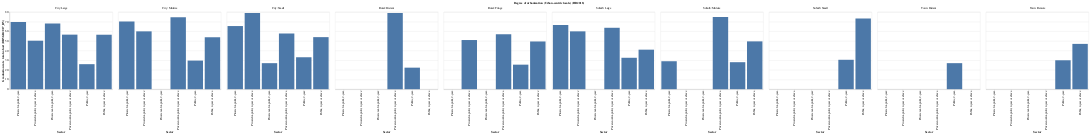

Write notebook code for a chart like this one.
### Code cell
alt.Chart(tidy).mark_bar().encode(
    x = alt.X('Sector of institution (HD2018)', axis = alt.Axis(title = 'Sector')),
    y = alt.Y('Graduation rate  total cohort (DRVGR2017_RV)'),
    facet = alt.Facet('Degree of urbanization (Urban-centric locale) (HD2018)')
)

### Figure 1 — Vega-Lite specification as saved in the notebook (floating-point values rounded to 4 significant figures)
{"$schema": "https://vega.github.io/schema/vega-lite/v3.4.0.json", "config": {"mark": {"tooltip": null}, "view": {"height": 300, "width": 400}}, "data": {"name": "data-df5ca937c9d7259b21761532c4ae714f"}, "datasets": {"data-df5ca937c9d7259b21761532c4ae714f": [{"Degree of urbanization (Urban-centric locale) (HD2018)": "City: Large", "Graduation rate  total cohort (DRVGR2017_RV)": 69.6, "Sector of institution (HD2018)": "Private for-profit, 2-year"}, {"Degree of urbanization (Urban-centric locale) (HD2018)": "City: Large", "Graduation rate  total cohort (DRVGR2017_RV)": 50.3, "Sector of institution (HD2018)": "Private for-profit, 4-year or above"}, {"Degree of urbanization (Urban-centric locale) (HD2018)": "City: Large", "Graduation rate  total cohort (DRVGR2017_RV)": 68.25, "Sector of institution (HD2018)": "Private not-for-profit, 2-year"}, {"Degree of urbanization (Urban-centric locale) (HD2018)": "City: Large", "Graduation rate  total cohort (DRVGR2017_RV)": 56.59, "Sector of institution (HD2018)": "Private not-for-profit, 4-year or above"}, {"Degree of urbanization (Urban-centric locale) (HD2018)": "City: Large", "Graduation rate  total cohort (DRVGR2017_RV)": 25.95, "Sector of institution (HD2018)": "Public, 2-year"}, {"Degree of urbanization (Urban-centric locale) (HD2018)": "City: Large", "Graduation rate  total cohort (DRVGR2017_RV)": 56.5, "Sector of institution (HD2018)": "Public, 4-year or above"}, {"Degree of urbanization (Urban-centric locale) (HD2018)": "City: Midsize", "Graduation rate  total cohort (DRVGR2017_RV)": 70.22, "Sector of institution (HD2018)": "Private for-profit, 2-year"}, {"Degree of urbanization (Urban-centric locale) (HD2018)": "City: Midsize", "Graduation rate  total cohort (DRVGR2017_RV)": 60, "Sector of institution (HD2018)": "Private for-profit, 4-year or above"}, {"Degree of urbanization (Urban-centric locale) (HD2018)": "City: Midsize", "Graduation rate  total cohort (DRVGR2017_RV)": 74.75, "Sector of institution (HD2018)": "Private not-for-profit, 4-year or above"}, {"Degree of urbanization (Urban-centric locale) (HD2018)": "City: Midsize", "Graduation rate  total cohort (DRVGR2017_RV)": 29.67, "Sector of institution (HD2018)": "Public, 2-year"}, {"Degree of urbanization (Urban-centric locale) (HD2018)": "City: Midsize", "Graduation rate  total cohort (DRVGR2017_RV)": 54, "Sector of institution (HD2018)": "Public, 4-year or above"}, {"Degree of urbanization (Urban-centric locale) (HD2018)": "City: Small", "Graduation rate  total cohort (DRVGR2017_RV)": 65.5, "Sector of institution (HD2018)": "Private for-profit, 2-year"}, {"Degree of urbanization (Urban-centric locale) (HD2018)": "City: Small", "Graduation rate  total cohort (DRVGR2017_RV)": 79, "Sector of institution (HD2018)": "Private for-profit, 4-year or above"}, {"Degree of urbanization (Urban-centric locale) (HD2018)": "City: Small", "Graduation rate  total cohort (DRVGR2017_RV)": 27, "Sector of institution (HD2018)": "Private not-for-profit, 2-year"}, {"Degree of urbanization (Urban-centric locale) (HD2018)": "City: Small", "Graduation rate  total cohort (DRVGR2017_RV)": 57.75, "Sector of institution (HD2018)": "Private not-for-profit, 4-year or above"}, {"Degree of urbanization (Urban-centric locale) (HD2018)": "City: Small", "Graduation rate  total cohort (DRVGR2017_RV)": 33.12, "Sector of institution (HD2018)": "Public, 2-year"}, {"Degree of urbanization (Urban-centric locale) (HD2018)": "City: Small", "Graduation rate  total cohort (DRVGR2017_RV)": 54, "Sector of institution (HD2018)": "Public, 4-year or above"}, {"Degree of urbanization (Urban-centric locale) (HD2018)": "Rural: Distant", "Graduation rate  total cohort (DRVGR2017_RV)": 79, "Sector of institution (HD2018)": "Private not-for-profit, 4-year or above"}, {"Degree of urbanization (Urban-centric locale) (HD2018)": "Rural: Distant", "Graduation rate  total cohort (DRVGR2017_RV)": 22.33, "Sector of institution (HD2018)": "Public, 2-year"}, {"Degree of urbanization (Urban-centric locale) (HD2018)": "Rural: Fringe", "Graduation rate  total cohort (DRVGR2017_RV)": 51, "Sector of institution (HD2018)": "Private for-profit, 4-year or above"}, {"Degree of urbanization (Urban-centric locale) (HD2018)": "Rural: Fringe", "Graduation rate  total cohort (DRVGR2017_RV)": 57, "Sector of institution (HD2018)": "Private not-for-profit, 4-year or above"}, {"Degree of urbanization (Urban-centric locale) (HD2018)": "Rural: Fringe", "Graduation rate  total cohort (DRVGR2017_RV)": 25.44, "Sector of institution (HD2018)": "Public, 2-year"}, {"Degree of urbanization (Urban-centric locale) (HD2018)": "Rural: Fringe", "Graduation rate  total cohort (DRVGR2017_RV)": 49.5, "Sector of institution (HD2018)": "Public, 4-year or above"}, {"Degree of urbanization (Urban-centric locale) (HD2018)": "Suburb: Large", "Graduation rate  total cohort (DRVGR2017_RV)": 66.5, "Sector of institution (HD2018)": "Private for-profit, 2-year"}, {"Degree of urbanization (Urban-centric locale) (HD2018)": "Suburb: Large", "Graduation rate  total cohort (DRVGR2017_RV)": 60, "Sector of institution (HD2018)": "Private for-profit, 4-year or above"}, {"Degree of urbanization (Urban-centric locale) (HD2018)": "Suburb: Large", "Graduation rate  total cohort (DRVGR2017_RV)": 63.71, "Sector of institution (HD2018)": "Private not-for-profit, 4-year or above"}, {"Degree of urbanization (Urban-centric locale) (HD2018)": "Suburb: Large", "Graduation rate  total cohort (DRVGR2017_RV)": 32.58, "Sector of institution (HD2018)": "Public, 2-year"}, {"Degree of urbanization (Urban-centric locale) (HD2018)": "Suburb: Large", "Graduation rate  total cohort (DRVGR2017_RV)": 41, "Sector of institution (HD2018)": "Public, 4-year or above"}, {"Degree of urbanization (Urban-centric locale) (HD2018)": "Suburb: Midsize", "Graduation rate  total cohort (DRVGR2017_RV)": 29, "Sector of institution (HD2018)": "Private for-profit, 2-year"}, {"Degree of urbanization (Urban-centric locale) (HD2018)": "Suburb: Midsize", "Graduation rate  total cohort (DRVGR2017_RV)": 75, "Sector of institution (HD2018)": "Private not-for-profit, 4-year or above"}, {"Degree of urbanization (Urban-centric locale) (HD2018)": "Suburb: Midsize", "Graduation rate  total cohort (DRVGR2017_RV)": 28, "Sector of institution (HD2018)": "Public, 2-year"}, {"Degree of urbanization (Urban-centric locale) (HD2018)": "Suburb: Midsize", "Graduation rate  total cohort (DRVGR2017_RV)": 49.6, "Sector of institution (HD2018)": "Public, 4-year or above"}, {"Degree of urbanization (Urban-centric locale) (HD2018)": "Suburb: Small", "Graduation rate  total cohort (DRVGR2017_RV)": 30.5, "Sector of institution (HD2018)": "Public, 2-year"}, {"Degree of urbanization (Urban-centric locale) (HD2018)": "Suburb: Small", "Graduation rate  total cohort (DRVGR2017_RV)": 73.33, "Sector of institution (HD2018)": "Public, 4-year or above"}, {"Degree of urbanization (Urban-centric locale) (HD2018)": "Town: Distant", "Graduation rate  total cohort (DRVGR2017_RV)": 27, "Sector of institution (HD2018)": "Public, 2-year"}, {"Degree of urbanization (Urban-centric locale) (HD2018)": "Town: Remote", "Graduation rate  total cohort (DRVGR2017_RV)": 30, "Sector of institution (HD2018)": "Public, 2-year"}, {"Degree of urbanization (Urban-centric locale) (HD2018)": "Town: Remote", "Graduation rate  total cohort (DRVGR2017_RV)": 47, "Sector of institution (HD2018)": "Public, 4-year or above"}]}, "encoding": {"facet": {"field": "Degree of urbanization (Urban-centric locale) (HD2018)", "type": "nominal"}, "x": {"axis": {"title": "Sector"}, "field": "Sector of institution (HD2018)", "type": "nominal"}, "y": {"field": "Graduation rate  total cohort (DRVGR2017_RV)", "type": "quantitative"}}, "mark": "bar"}
